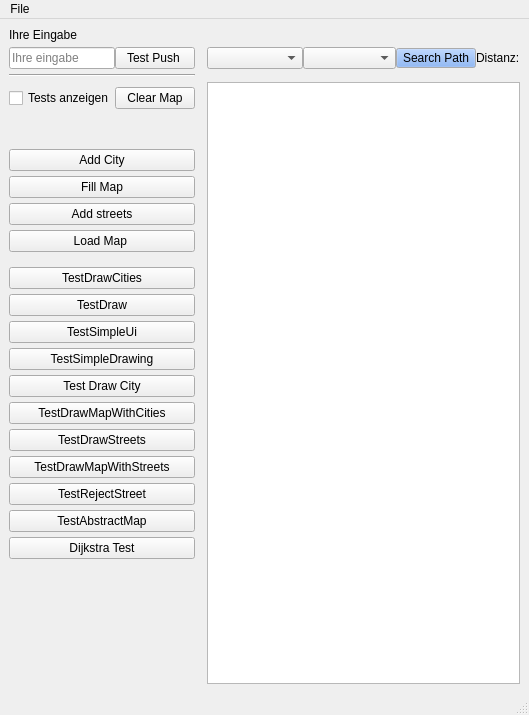
<?xml version="1.0" encoding="UTF-8"?>
<ui version="4.0">
 <class>MainWindow</class>
 <widget class="QMainWindow" name="MainWindow">
  <property name="geometry">
   <rect>
    <x>0</x>
    <y>0</y>
    <width>478</width>
    <height>562</height>
   </rect>
  </property>
  <property name="windowTitle">
   <string>MainWindow</string>
  </property>
  <widget class="QWidget" name="centralwidget">
   <layout class="QGridLayout" name="gridLayout" columnstretch="0,0,1">
    <property name="verticalSpacing">
     <number>5</number>
    </property>
    <item row="30" column="0">
     <widget class="QPushButton" name="pushButton_testRejectStreet">
      <property name="text">
       <string>TestRejectStreet</string>
      </property>
     </widget>
    </item>
    <item row="16" column="0">
     <widget class="QPushButton" name="pushButton_addCity">
      <property name="text">
       <string>Add City</string>
      </property>
     </widget>
    </item>
    <item row="0" column="0">
     <widget class="QLabel" name="label_eingabe">
      <property name="text">
       <string>Ihre Eingabe</string>
      </property>
     </widget>
    </item>
    <item row="18" column="0">
     <widget class="QPushButton" name="pushButton_addStreet">
      <property name="text">
       <string>Add streets</string>
      </property>
     </widget>
    </item>
    <item row="7" column="2" rowspan="51">
     <widget class="QGraphicsView" name="graphicsView"/>
    </item>
    <item row="27" column="0">
     <widget class="QPushButton" name="pushButton_testDrawMapWithCities">
      <property name="text">
       <string>TestDrawMapWithCities</string>
      </property>
     </widget>
    </item>
    <item row="24" column="0">
     <widget class="QPushButton" name="pushButton_testSimpleUi">
      <property name="text">
       <string>TestSimpleUi</string>
      </property>
     </widget>
    </item>
    <item row="26" column="0">
     <widget class="QPushButton" name="pushButton_DrawCity">
      <property name="text">
       <string>Test Draw City</string>
      </property>
     </widget>
    </item>
    <item row="17" column="0">
     <widget class="QPushButton" name="pushButton_fillMap">
      <property name="text">
       <string>Fill Map</string>
      </property>
     </widget>
    </item>
    <item row="25" column="0">
     <widget class="QPushButton" name="pushButton_testSimpleDrawing">
      <property name="text">
       <string>TestSimpleDrawing</string>
      </property>
     </widget>
    </item>
    <item row="8" column="0">
     <layout class="QHBoxLayout" name="horizontalLayout_3">
      <item>
       <widget class="QCheckBox" name="checkBox_showTests">
        <property name="text">
         <string>Tests anzeigen</string>
        </property>
       </widget>
      </item>
      <item>
       <widget class="QPushButton" name="pushButton_clearMap">
        <property name="text">
         <string>Clear Map</string>
        </property>
       </widget>
      </item>
     </layout>
    </item>
    <item row="1" column="2">
     <layout class="QHBoxLayout" name="horizontalLayout_4">
      <item>
       <widget class="QComboBox" name="comboBox_endCity">
        <property name="placeholderText">
         <string>Starting City</string>
        </property>
       </widget>
      </item>
      <item>
       <widget class="QComboBox" name="comboBox_startCity">
        <property name="placeholderText">
         <string>Ending City</string>
        </property>
       </widget>
      </item>
      <item>
       <widget class="QPushButton" name="pushButton_searchPath">
        <property name="sizePolicy">
         <sizepolicy hsizetype="Minimum" vsizetype="Fixed">
          <horstretch>0</horstretch>
          <verstretch>100</verstretch>
         </sizepolicy>
        </property>
        <property name="maximumSize">
         <size>
          <width>80</width>
          <height>20</height>
         </size>
        </property>
        <property name="palette">
         <palette>
          <active>
           <colorrole role="Button">
            <brush brushstyle="SolidPattern">
             <color alpha="255">
              <red>114</red>
              <green>164</green>
              <blue>240</blue>
             </color>
            </brush>
           </colorrole>
           <colorrole role="Text">
            <brush brushstyle="SolidPattern">
             <color alpha="255">
              <red>0</red>
              <green>38</green>
              <blue>11</blue>
             </color>
            </brush>
           </colorrole>
          </active>
          <inactive>
           <colorrole role="Button">
            <brush brushstyle="SolidPattern">
             <color alpha="255">
              <red>114</red>
              <green>164</green>
              <blue>240</blue>
             </color>
            </brush>
           </colorrole>
           <colorrole role="Text">
            <brush brushstyle="SolidPattern">
             <color alpha="255">
              <red>0</red>
              <green>38</green>
              <blue>11</blue>
             </color>
            </brush>
           </colorrole>
          </inactive>
          <disabled>
           <colorrole role="Button">
            <brush brushstyle="SolidPattern">
             <color alpha="255">
              <red>114</red>
              <green>164</green>
              <blue>240</blue>
             </color>
            </brush>
           </colorrole>
          </disabled>
         </palette>
        </property>
        <property name="text">
         <string>Search Path</string>
        </property>
       </widget>
      </item>
      <item>
       <widget class="QLabel" name="label_pathLength">
        <property name="maximumSize">
         <size>
          <width>10000</width>
          <height>1000</height>
         </size>
        </property>
        <property name="text">
         <string>Distanz:</string>
        </property>
       </widget>
      </item>
     </layout>
    </item>
    <item row="22" column="0">
     <widget class="QPushButton" name="pushButton_testDrawCities">
      <property name="text">
       <string>TestDrawCities</string>
      </property>
     </widget>
    </item>
    <item row="5" column="0">
     <widget class="Line" name="line_2">
      <property name="orientation">
       <enum>Qt::Orientation::Horizontal</enum>
      </property>
     </widget>
    </item>
    <item row="32" column="0">
     <widget class="QPushButton" name="pushButton_dijkstraTest">
      <property name="text">
       <string>Dijkstra Test</string>
      </property>
     </widget>
    </item>
    <item row="31" column="0">
     <widget class="QPushButton" name="pushButton_testAbstractMap">
      <property name="text">
       <string>TestAbstractMap</string>
      </property>
     </widget>
    </item>
    <item row="28" column="0">
     <widget class="QPushButton" name="pushButton_testDrawStreets">
      <property name="text">
       <string>TestDrawStreets</string>
      </property>
     </widget>
    </item>
    <item row="23" column="0">
     <widget class="QPushButton" name="pushButton_TestDraw">
      <property name="text">
       <string>TestDraw</string>
      </property>
     </widget>
    </item>
    <item row="29" column="0">
     <widget class="QPushButton" name="pushButton_testDrawMapWithStreets">
      <property name="text">
       <string>TestDrawMapWithStreets</string>
      </property>
     </widget>
    </item>
    <item row="33" column="0">
     <spacer name="verticalSpacer">
      <property name="orientation">
       <enum>Qt::Orientation::Vertical</enum>
      </property>
      <property name="sizeHint" stdset="0">
       <size>
        <width>20</width>
        <height>40</height>
       </size>
      </property>
     </spacer>
    </item>
    <item row="5" column="1">
     <widget class="Line" name="line">
      <property name="orientation">
       <enum>Qt::Orientation::Horizontal</enum>
      </property>
     </widget>
    </item>
    <item row="1" column="0">
     <layout class="QHBoxLayout" name="horizontalLayout">
      <item>
       <widget class="QLineEdit" name="lineEdit_test">
        <property name="text">
         <string/>
        </property>
        <property name="placeholderText">
         <string>Ihre eingabe</string>
        </property>
        <property name="clearButtonEnabled">
         <bool>true</bool>
        </property>
       </widget>
      </item>
      <item>
       <widget class="QPushButton" name="pushButton_test">
        <property name="toolTip">
         <string>Come on, push it</string>
        </property>
        <property name="text">
         <string>Test Push </string>
        </property>
       </widget>
      </item>
     </layout>
    </item>
    <item row="19" column="0">
     <widget class="QPushButton" name="pushButton_loadMap">
      <property name="text">
       <string>Load Map </string>
      </property>
     </widget>
    </item>
   </layout>
  </widget>
  <widget class="QMenuBar" name="menubar">
   <property name="geometry">
    <rect>
     <x>0</x>
     <y>0</y>
     <width>478</width>
     <height>17</height>
    </rect>
   </property>
   <widget class="QMenu" name="menuFile">
    <property name="title">
     <string>File</string>
    </property>
    <widget class="QMenu" name="menuInfo">
     <property name="title">
      <string>Info</string>
     </property>
     <addaction name="actionAbout"/>
    </widget>
    <addaction name="actionOpen"/>
    <addaction name="actionSafe"/>
    <addaction name="separator"/>
    <addaction name="actionExit"/>
    <addaction name="menuInfo"/>
   </widget>
   <addaction name="menuFile"/>
  </widget>
  <widget class="QStatusBar" name="statusbar"/>
  <action name="actionOpen">
   <property name="enabled">
    <bool>false</bool>
   </property>
   <property name="text">
    <string>Open</string>
   </property>
  </action>
  <action name="actionSafe">
   <property name="enabled">
    <bool>false</bool>
   </property>
   <property name="text">
    <string>Save</string>
   </property>
  </action>
  <action name="actionExit">
   <property name="text">
    <string>Exit</string>
   </property>
   <property name="shortcut">
    <string>Alt+E</string>
   </property>
  </action>
  <action name="actionAbout">
   <property name="text">
    <string>About</string>
   </property>
  </action>
 </widget>
 <resources/>
 <connections/>
</ui>
